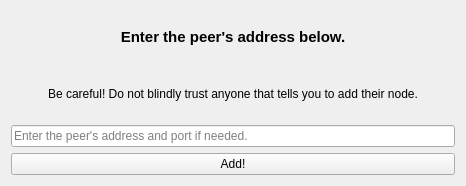
<?xml version="1.0" encoding="UTF-8"?>
<ui version="4.0">
 <class>AddPeerDialog</class>
 <widget class="QWidget" name="AddPeerDialog">
  <property name="geometry">
   <rect>
    <x>0</x>
    <y>0</y>
    <width>466</width>
    <height>186</height>
   </rect>
  </property>
  <property name="windowTitle">
   <string>Add Peer</string>
  </property>
  <layout class="QVBoxLayout" name="verticalLayout_2">
   <item>
    <widget class="QLabel" name="label">
     <property name="font">
      <font>
       <pointsize>11</pointsize>
       <weight>75</weight>
       <bold>true</bold>
      </font>
     </property>
     <property name="text">
      <string>Enter the peer's address below.</string>
     </property>
     <property name="alignment">
      <set>Qt::AlignCenter</set>
     </property>
    </widget>
   </item>
   <item>
    <widget class="QLabel" name="label_2">
     <property name="text">
      <string>Be careful! Do not blindly trust anyone that tells you to add their node.</string>
     </property>
     <property name="alignment">
      <set>Qt::AlignCenter</set>
     </property>
    </widget>
   </item>
   <item>
    <widget class="QLineEdit" name="lineEdit">
     <property name="placeholderText">
      <string>Enter the peer's address and port if needed.</string>
     </property>
    </widget>
   </item>
   <item>
    <widget class="QPushButton" name="pushButton">
     <property name="text">
      <string>Add!</string>
     </property>
    </widget>
   </item>
  </layout>
 </widget>
 <resources/>
 <connections/>
</ui>
